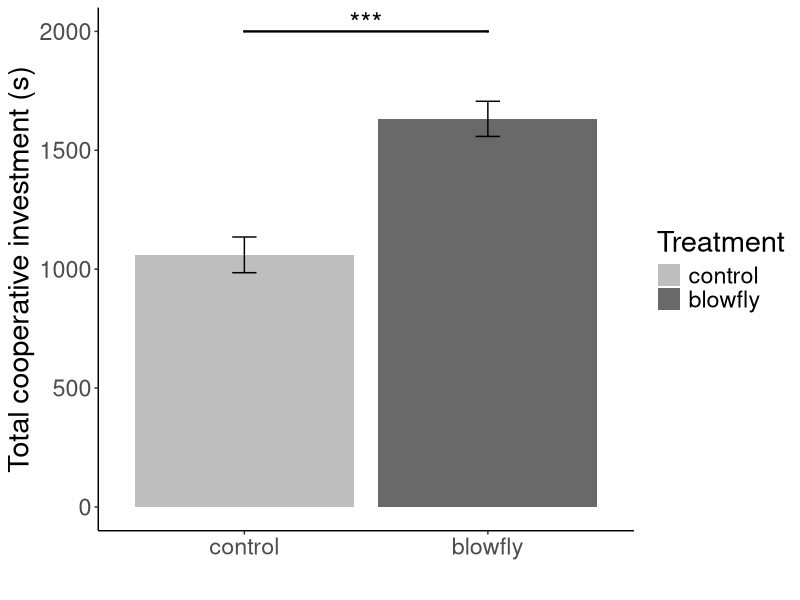
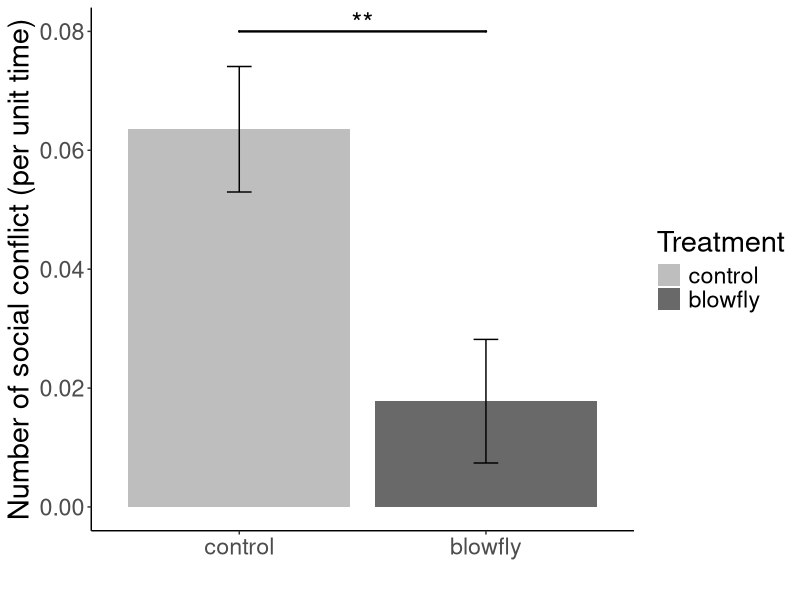

R code for these plots, in order:
# --------------------------------------------------------------------
# 1. Load Required Libraries
# --------------------------------------------------------------------
library(ggplot2)    # For data visualization
library(ggsignif)   # For adding significance bars to ggplot
# --------------------------------------------------------------------
# 2. Data Loading and Preparation
# --------------------------------------------------------------------

# Read behavior data and individual data
data_b <- read.csv("behavior.csv")
data_i <- read.csv("individual.csv")

# --- Behavior Variable Construction ---

# Calculate total conflict time (sum of columns 42-46)
data_b$conflict <- apply(data_b[, 42:46], 1, sum)

# Calculate total cooperative investment time (sum of columns 52-56)
data_b$investment <- apply(data_b[, 52:56], 1, sum)

# Calculate Conflict/Investment ratio (Conflict Index)
data_b$conflict_invest <- data_b$conflict / data_b$investment

# Handle cases where investment is zero (resulting in NA)
data_b$conflict_invest[which(data_b$investment == 0)] <- NA

# Select only nm and treat from individual data for merging
data_i <- data_i[, c("nm", "treat")]

# Merge individual data with calculated behavior variables
data1 <- merge(data_i, data_b[, c("nm", "conflict", "investment", "conflict_invest")])


# --------------------------------------------------------------------
# 3. Model Fitting (M9 & M10)
# --------------------------------------------------------------------

# M9: Cooperation (investment) ~ Treatment
cooperation <- lm(investment ~ treat, data = data1)
summary(cooperation)

# M10: Conflict Index (conflict_invest) ~ Treatment
conflict <- lm(conflict_invest ~ treat, data = data1)
summary(conflict)

# --------------------------------------------------------------------
# 4. Visualization (Figure 4E & 4F)
# --------------------------------------------------------------------

# --- Figure 4E: Cooperation (M9) ---

# Create a data frame for prediction
xv_4E <- data.frame(treat = c("control", "maggot"))

# Get predicted values (fit) and standard errors (se.fit) from M9
yv_4E <- data.frame(predict(cooperation, xv_4E, type = "response", se.fit = TRUE), xv_4E)

# Calculate upper and lower bounds for the standard error (SE) error bars
yv_4E$upper <- yv_4E$fit + yv_4E$se.fit
yv_4E$lower <- yv_4E$fit - yv_4E$se.fit

figure_4E <- ggplot(data = yv_4E, aes(x = treat, y = fit, fill = treat)) +
  geom_col() +
  # Manual color scaling and labels (enforcing lower case labels)
  scale_fill_manual(
    name = "Treatment", 
    values = c("control" = "grey", "maggot" = "dimgray"),
    labels = c("control" = "control", "maggot" = "blowfly")
  ) +
  theme_classic() +
  theme(text = element_text(size = 21)) +
  # Error bars (based on SE) - Corrected the extra comma
  geom_errorbar(aes(ymin = lower, ymax = upper), 
                width = .1, 
                position = position_dodge(.9)) +
  labs(x = "", y = "Total cooperative investment (s)") +
  # Custom x-axis labels (enforcing lower case labels)
  scale_x_discrete(labels = c("control" = "control", "maggot" = "blowfly")) +
  # Add significance bar (Hard-coded for final figure aesthetics)
  geom_signif(
    y_position = c(2000), 
    xmin = c(1), 
    xmax = c(2), 
    annotation = c("***"), 
    tip_length = 0, 
    size = 0.8, 
    textsize = 7, 
    vjust = 0.3
  )

print(figure_4E)

# --- Figure 4F: Conflict Index (M10) ---

# Create a data frame for prediction
xv_4F <- data.frame(treat = c("control", "maggot"))

# Get predicted values (fit) and standard errors (se.fit) from M10
yv_4F <- data.frame(predict(conflict, xv_4F, type = "response", se.fit = TRUE), xv_4F)

# Calculate upper and lower bounds for the standard error (SE) error bars
yv_4F$upper <- yv_4F$fit + yv_4F$se.fit
yv_4F$lower <- yv_4F$fit - yv_4F$se.fit

figure_4F <- ggplot(data = yv_4F, aes(x = treat, y = fit, fill = treat)) +
  geom_col() +
  # Manual color scaling and labels (enforcing lower case labels)
  scale_fill_manual(
    name = "Treatment", 
    values = c("control" = "grey", "maggot" = "dimgray"),
    labels = c("control" = "control", "maggot" = "blowfly")
  ) +
  theme_classic() +
  theme(text = element_text(size = 21)) + 
  # Error bars (based on SE) - Corrected the extra comma
  geom_errorbar(aes(ymin = lower, ymax = upper), 
                width = .1, 
                position = position_dodge(.9)) +
  # Axis labels: Adjusted Y-label to reflect Conflict Index (ratio)
  labs(x = "", y = "Number of social conflict (per unit time)") + 
  # Custom x-axis labels (enforcing lower case labels)
  scale_x_discrete(labels = c("control" = "control", "maggot" = "blowfly")) +
  # Add significance bar (Hard-coded for final figure aesthetics)
  geom_signif(
    y_position = c(0.08), 
    xmin = c(1), 
    xmax = c(2), 
    annotation = c("**"), 
    tip_length = 0, 
    size = 0.8, 
    textsize = 7, 
    vjust = 0.3
  )

print(figure_4F)